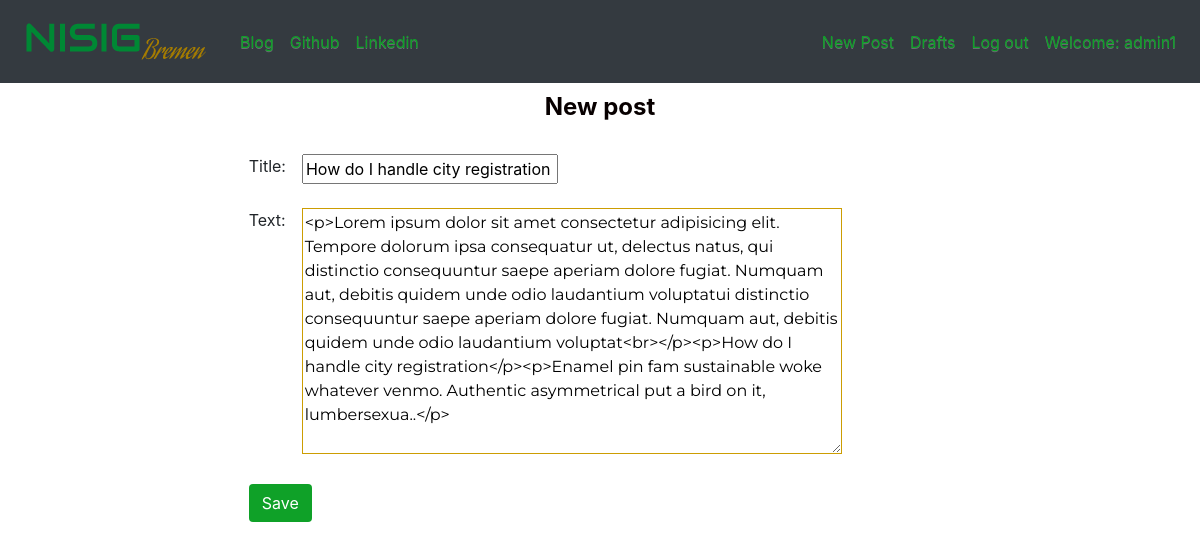
Screenshot of /post/1/edit/ (signed in) with the database file from the repository.
### nsig_blog/models.py (models this page shows, shortened)
class Post(models.Model):
    author=models.ForeignKey(User, on_delete=models.CASCADE,null=True) # connects each author to an auth user
    published_date=models.DateTimeField(blank=True,null=True)
    title=models.CharField(max_length=200)
    create_date=models.DateTimeField(default=timezone.now)
    text=models.TextField()

### nsig_blog/views.py (the view)
# urls.py: path('post/<int:pk>/edit/',views.PostUpdateView.as_view(),name='post_edit'),
class PostUpdateView (LoginRequiredMixin, UpdateView):
    login_url='/account/login/'
    form_class= PostForm
    redirect_field_name='nsig_blog/post_detail.html'
    model=Post

### nsig_blog/forms.py
class PostForm(forms.ModelForm):
    class Meta:
        model=Post
        fields=('title','text')
        widgets={ #set up classes to edit widget css
            'title':forms.TextInput(attrs={'class':'textinputclass'}),
            'text':forms.Textarea(attrs={'class':'editable medium-editor-textarea postcontent'})
        }

### nsig_blog/templates/nsig_blog/post_form.html (shortened to what this page needs)
{% extends "nsig_blog/base.html" %}
{% block bodyblk %}
<div class="container postcreate ">
    <div class="d-flex justify-content-center mb-4">
        <h1 id="form-title">New post</h1>
    </div>
    <div class="d-flex justify-content-center">
        <form class="postcr-widt" method="POST" >
        {% for field in form %}
        <div class="input-group mb-2 d-flex justify-content-left postcrform">
            <span>{{ field.label}}:&emsp;</span>
            {% if field.label == 'Text' %}
            <span class="">
               {{ field }}
            </span>
            {% else %}
            <div class="">
               <p>{{ field }}</p>
            </div>
            {% endif %}
        </div>
        {% endfor %}
        <button type="submit" class="save btn mt-3 post-btn">Save</button>
        </form>
    </div>
</div>
{% endblock %}

### nsig_blog/templates/nsig_blog/base.html (shortened to what this page needs)
<!DOCTYPE html>
{% load static %}
<html lang="en">
<head>
    <link rel="stylesheet" href="//cdn.jsdelivr.net/npm/medium-editor@latest/dist/css/medium-editor.min.css" type="text/css" media="screen" charset="utf-8">
    <link rel="stylesheet" href="https://stackpath.bootstrapcdn.com/bootstrap/4.4.1/css/bootstrap.min.css">
    <link rel="stylesheet" href="https://maxcdn.bootstrapcdn.com/bootstrap/3.3.7/css/bootstrap-theme.min.css">
    <link rel="stylesheet" href="{% static 'css/nsig_blog.css' %}">
    <link rel="stylesheet" href="https://cdnjs.cloudflare.com/ajax/libs/font-awesome/6.0.0/css/all.min.css">
</head>
<body class="">
    <nav class="navbar navbar-expand-lg navbar-dark bg-dark  techfont loader" style="background-color: #e3f2fd;">
        <a href="{% url 'post_list' %}" class="navbar-brand bigbrand"><img src="{% static 'logo/download.png' %}" alt="NSIG Bremen Logo"></a>
        <div class="collapse navbar-collapse" id="navbarNav">
            <ul class="navbar-nav mr-auto">
                <li class="nav-item active" ><a href="{% url 'post_list' %}" class="nav-link navtex navtex">Blog</a></li>
                <li class="nav-item"><a href="https://github.com/david13pod" class="nav-link navtex">Github</a></li>
                <li class="nav-item"><a href="https://www.linkedin.com/in/oluwapelumi-o-296805a1/" class="nav-link navtex">Linkedin</a></li>
            </ul>
            <ul class="navbar-nav ml-auto">
                {% if user.is_authenticated %}
                <li>
                    <a class="nav-link navtex" href="{% url 'post_new' %}">New Post</a>
                </li>
                <li>
                    <a class="nav-link navtex" href="{% url 'post_draft' %}">Drafts</a>
                </li>
                <li>
                    <a class="nav-link navtex" href="{% url 'nsig_blog_logout' %}">Log out</a>
                </li>
                <li>
                    <a class="nav-link navtex" >Welcome: {{user.username}}</a>
                </li>
                {% else %}
                <li class="nav-item">
                    <a class="nav-link navtex" href="{% url 'nsig_blog_login' %}"><i class="fa-solid fa-user"></i>Login</a>
                </li>
                {% endif %}
            </ul>
        </div>
    </nav>
    <div class="content container">
        <div class="row">
            <div class="col">
              <div class="blog_posts">
                {% block bodyblk %}
                {% endblock %}
              </div>
            </div>
        </div>
    </div>
</body>
</html>

### nsig_blog/static/css/nsig_blog.css (style rules this page uses)
.loader { filter:hue-rotate(0deg); color: linear-gradient(45deg,#0f8,#08f); animation:hue 5000ms infinite linear; }
body { font-size: 16px; }
.container { width: 100%; }
.techfont { font-size: 1.0em; margin-bottom: 10px; }
.navtex { color: #0fa128 !important; }
.postcontent { font-family: 'Montserrat'; font-size: 1em; border: 1px solid rgb(204, 157, 2); width: 45vw; }
.postcreate { width: 66% !important; }
.postcr-widt { width: 100% !important; }
.postcrform { width: 100% !important; }
.bigbrand { font-size: 1.5em; }
.post-btn { background-color: #0fa128; color: rgb(255, 255, 255); }
#form-title { color: rgb(8, 0, 0); font-weight: bolder; font-size: 1.5em; }

### rows the page displays
Post: form "How do I handle city registration", form "<p>Lorem ipsum dolor sit amet consectetur adipisicing elit. Tempore dolorum ipsa consequatur ut, delectus natus, qui distinctio consequuntur saepe aperiam dolore fugiat. Numquam aut, debitis quidem unde odio laudantium voluptatui distinctio consequuntur saepe aperiam dolore fugiat. Numquam aut, debitis quidem unde odio laudantium voluptat<br></p><p>How do I handle city registration</p><p>Enamel pin fam sustainable woke whatever venmo. Authentic asymmetrical put a bird on it, lumbersexua..</p>"

### other values shown
{{ user.username }} "admin1"
{{ field.label }} "Title" "Text"
